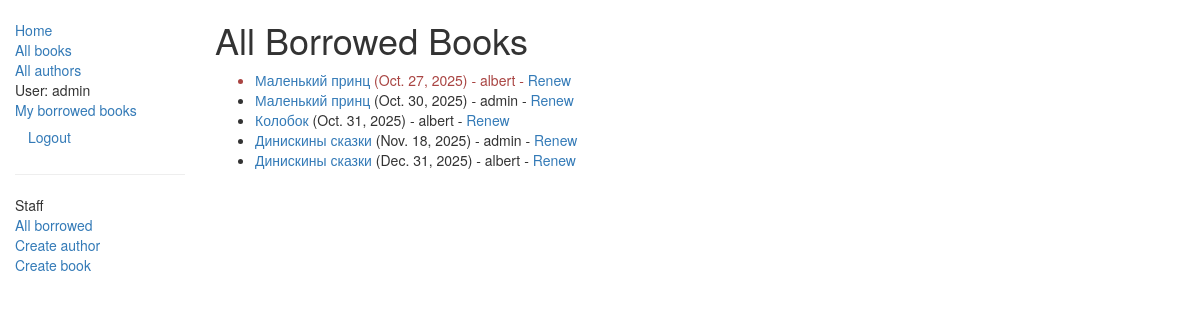
Page /catalog/borrowed/ (signed in) on the committed database.
### catalog/models.py (models this page shows, shortened)
class BookInstance(models.Model):
    id = models.UUIDField(primary_key=True, default=uuid.uuid4, help_text="Уникальный id для именно этой книги во всей библиотеке")
    book = models.ForeignKey('Book', on_delete=models.SET_NULL, null=True)
    imprint = models.CharField(max_length=200)
    borrower = models.ForeignKey(User, on_delete=models.SET_NULL, null=True, blank=True, related_name='borrower')
    due_back = models.DateField(null=True, blank=True)
    LOAN_STATUS = (
        ('m', 'Maintenance'),
        ('o', 'On loan'),
        ('a', 'Available'),
        ('r', 'Reserved'),
    )
    status = models.CharField(max_length=10, choices=LOAN_STATUS, blank=True, default='m', help_text='Состояние книги')
    class Meta:
        ordering = ['due_back']
        permissions = (("can_mark_returned", "Set book as returned"),)
    @property
    def is_overdue(self):
        if self.due_back < date.today():
            return True
        return False

class Book(models.Model):
    title = models.CharField(max_length=200)
    author = models.ForeignKey('Author', on_delete=models.SET_NULL, null=True)
    summary = models.TextField(max_length=1000, help_text='Описание книги')
    isbn = models.CharField('ISBN', max_length=13, help_text='13 Символов')
    genre = models.ManyToManyField(Genre, help_text='Выбирите жанры книги')
    language = models.ForeignKey('Language', on_delete=models.SET_NULL, null=True)
    def display_genre(self):
        return ', '.join([ genre.name for genre in self.genre.all()[:3]])
    display_genre.short_description = 'Genre'

### catalog/views.py (the view)
# urls.py: path('borrowed/', views.LoanedBooksAllListView.as_view(), name='borrowed'),
class LoanedBooksAllListView(PermissionRequiredMixin,generic.ListView):
    model = BookInstance
    permission_required = 'catalog.can_mark_returned'
    template_name = 'catalog/bookinstance_list_borrowed_All.html'
    paginate_by = 10
    def get_queryset(self):
        return (BookInstance.objects.filter(status__exact='o').order_by('due_back'))

### templates/catalog/bookinstance_list_borrowed_All.html
{% extends "base.html" %}
{% block content %}
    <h1>All Borrowed Books</h1>
    {% if bookinstance_list %}
        <ul>
            {% for bookinst in bookinstance_list %}
                <li class="{% if bookinst.is_overdue %}text-danger{% endif %}">
                    <a href="{% url 'book_detail' bookinst.book.pk %}">{{ bookinst.book.title }}</a>
                    ({{ bookinst.due_back }}) {% if user.is_staff %}- {{ bookinst.borrower }}{% endif %}
                    {% if perms.catalog.can_mark_returned %}-
                        <a href="{% url 'renew_book_librarian' bookinst.id %}">Renew</a>  {% endif %}
                </li>
            {% endfor %}
        </ul>
    {% else %}
        <p>There are no books borrowed.</p>
    {% endif %}
{% endblock %}

### templates/base.html (shortened to what this page needs)
<!doctype html>
<html lang="en">
<head>
    <link
            rel="stylesheet"
            href="https://maxcdn.bootstrapcdn.com/bootstrap/3.3.7/css/bootstrap.min.css  "/>
    {% load static %}
    <link rel="stylesheet" href="{% static 'css/styles.css' %}"/>
</head>
<body>
<div class="container-fluid">
    <div class="row">
        <div class="col-sm-2">
            {% block sidebar %}
                <ul class="sidebar-nav">
                    <li><a href="{% url 'index' %}">Home</a></li>
                    <li><a href="{% url 'books' %}">All books</a></li>
                    <li><a href="{% url 'authors' %}">All authors</a></li>
                    {% if user.is_authenticated %}
                        <li>User: {{ user.get_username }}</li>
                        <li><a href="{% url 'my_borrowed' %}">My borrowed books</a></li>
                        <li>
                            <form id="logout-form" method="post" action="{% url 'logout' %}">
                                <button type="submit" class="btn btn-link">Logout</button>
                            </form>
                        </li>
                    {% else %}
                        <li><a href="{% url 'login' %}?next={{ request.path }}">Login</a></li>
                    {% endif %}
                </ul>
                {% if user.is_staff %}
                    <hr>
                    <ul class="sidebar-nav">
                    <li>Staff</li>
                    <li><a href="{% url 'borrowed' %}">All borrowed</a></li>
                    <li><a href="{% url 'author_create' %}">Create author</a></li>
                    <li><a href="{% url 'book_create' %}">Create book</a></li>
                {% endif %}
            </ul>
            {% endblock %}
        </div>
        <div class="col-sm-10 ">
            {% block content %}{% endblock %}
        </div>
    </div>
</div>
</body>
</html>

### catalog/static/css/styles.css (style rules this page uses)
.sidebar-nav { margin-top: 20px; padding: 0; list-style: none; }

### rows in the picture
BookInstance: book "Маленький принц", due_back "Oct. 27, 2025", borrower "albert"
BookInstance: book "Маленький принц", due_back "Oct. 30, 2025", borrower "admin"
BookInstance: book "Колобок", due_back "Oct. 31, 2025", borrower "albert"
BookInstance: book "Динискины сказки", due_back "Nov. 18, 2025", borrower "admin"
BookInstance: book "Динискины сказки", due_back "Dec. 31, 2025", borrower "albert"

### other values in the picture
{{ user.get_username }} "admin"
